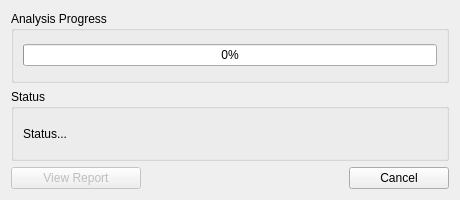
<?xml version="1.0" encoding="UTF-8"?>
<ui version="4.0">
 <class>Dialog</class>
 <widget class="QDialog" name="Dialog">
  <property name="geometry">
   <rect>
    <x>0</x>
    <y>0</y>
    <width>460</width>
    <height>200</height>
   </rect>
  </property>
  <property name="windowTitle">
   <string>CPLUS Progress Dialog</string>
  </property>
  <layout class="QVBoxLayout" name="verticalLayout">
   <item>
    <widget class="QGroupBox" name="gb_analysis">
     <property name="title">
      <string>Analysis Progress</string>
     </property>
     <layout class="QVBoxLayout" name="verticalLayout_2">
      <item>
       <widget class="QProgressBar" name="progress_bar">
        <property name="value">
         <number>0</number>
        </property>
       </widget>
      </item>
     </layout>
    </widget>
   </item>
   <item>
    <widget class="QGroupBox" name="gb_status">
     <property name="title">
      <string>Status</string>
     </property>
     <layout class="QVBoxLayout" name="verticalLayout_3">
      <item>
       <widget class="QLabel" name="lbl_status">
        <property name="text">
         <string>Status...</string>
        </property>
       </widget>
      </item>
     </layout>
    </widget>
   </item>
   <item>
    <layout class="QGridLayout" name="gl_buttons">
     <item row="0" column="0">
      <widget class="QPushButton" name="btn_view_report">
       <property name="enabled">
        <bool>false</bool>
       </property>
       <property name="minimumSize">
        <size>
         <width>130</width>
         <height>0</height>
        </size>
       </property>
       <property name="text">
        <string>View Report</string>
       </property>
       <property name="autoDefault">
        <bool>true</bool>
       </property>
       <property name="default">
        <bool>false</bool>
       </property>
      </widget>
     </item>
     <item row="0" column="2">
      <widget class="QPushButton" name="btn_cancel">
       <property name="minimumSize">
        <size>
         <width>100</width>
         <height>0</height>
        </size>
       </property>
       <property name="text">
        <string>Cancel</string>
       </property>
      </widget>
     </item>
     <item row="0" column="1">
      <spacer name="horizontalSpacer">
       <property name="orientation">
        <enum>Qt::Horizontal</enum>
       </property>
       <property name="sizeHint" stdset="0">
        <size>
         <width>40</width>
         <height>20</height>
        </size>
       </property>
      </spacer>
     </item>
    </layout>
   </item>
  </layout>
 </widget>
 <resources/>
 <connections/>
</ui>
